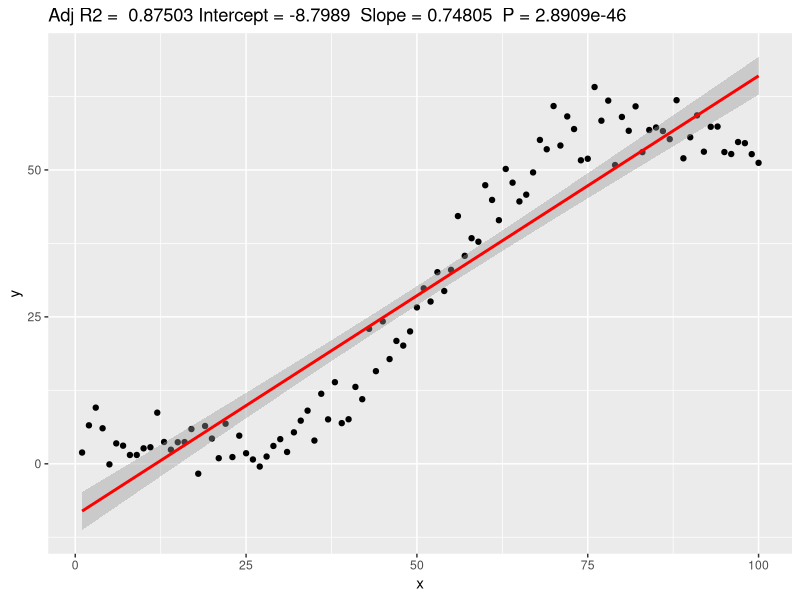

Write the R code that produced this figure. (Note: this script raises an error after producing the figure.)
library(segmented); library(ggplot2)
set.seed(12)
xx <- 1:100
zz <- runif(100)
yy <- 2 + 1.5*pmax(xx - 35, 0) - 1.5*pmax(xx - 70, 0) + 15*pmax(zz - .5, 0) + 
  rnorm(100,0,2)
dati <- data.frame(x = xx, y = yy, z = zz)


# Aims to pluck this information from the lm fit model; not sure if this would work with other 
# regression models. Could be true if lm is a standardized object in R that is always formatted same way
ggplotRegression <- function (fit) {
  
  require(ggplot2)
  
  ggplot(fit$model, aes_string(x = names(fit$model)[2], y = names(fit$model)[1])) + 
    geom_point() +
    stat_smooth(method = "lm", col = "red") +
    labs(title = paste("Adj R2 = ",signif(summary(fit)$adj.r.squared, 5),
                       "Intercept =",signif(fit$coef[[1]],5 ),
                       " Slope =",signif(fit$coef[[2]], 5),
                       " P =",signif(summary(fit)$coef[2,4], 5)))
}

ggplotRegression(lm(y~x, data=dati))

p = poly(dati$x, degree=3)
fit1 = lm(y~poly(x, 3), data = dati)

pre
plot(fit1)

ggplot(dati, aes(x = x, y = y)) + geom_point() +
  stat_smooth(method = "lm", formula = y~poly(x, 3), col = "red")


out.lm <- lm(y ~poly(x, 2), data = dati)
o <- segmented(out.lm, seg.Z = ~x, psi = list(x = c(30, 60)),
               control = seg.control(display = FALSE))

#o <- segmented(out.lm, seg.Z = ~x, control = seg.control(display = FALSE))

dat2 = data.frame(x = xx, y = broken.line(o)$fit)
ggplot(dati, aes(x = x, y = y)) + geom_point() + geom_line(data = dat2, color = 'blue')
